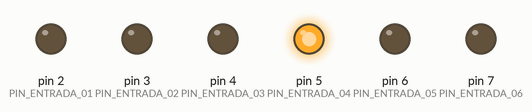
This sketch was run on a simulated Arduino Uno, built with avr-gcc and run on an emulated ATmega328P. On the bench: output pins drawn as LEDs (lit = HIGH). What the sketch prints to the serial monitor is not drawn.

Above: at 0.5 s.
At 1.5 s:
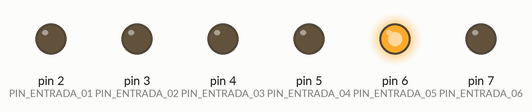
At 2.5 s:
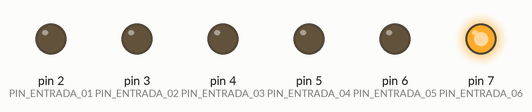
At 3.5 s:
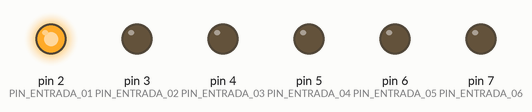
At 4.5 s:
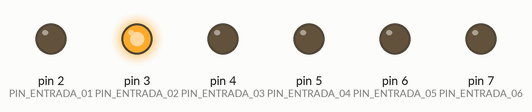
At 5.5 s:
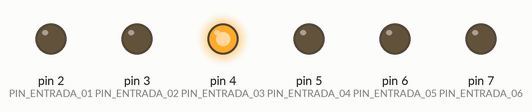
Timing chart, 0 to 7.8 s (numbered marks = the images above):
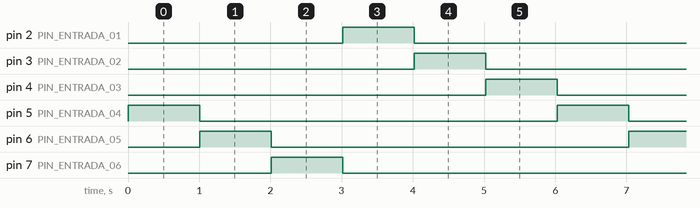

The sketch:

troll-control.ino
```cpp
#include <Adafruit_NeoPixel.h>


// PINES PARA LAS ENTRADAS DIGITALES (DESDE EL "DOMADOR")
// A través de estos pines vienen las señales provenientes
// del "Domador" que indica cuál de las pantallas debe ser
// activada (y por ende su tira led encendida).
// vvvvvvvvvvvvvvvvvvvvvvvvvvvvvvvvvvvvvvvvvvvvvvvvvvvvvvvvvv
#define PIN_ENTRADA_01 2
#define PIN_ENTRADA_02 3
#define PIN_ENTRADA_03 4
#define PIN_ENTRADA_04 5
#define PIN_ENTRADA_05 6
#define PIN_ENTRADA_06 7

int pinActivo = 0;
int duracion = 1000;
long encendido = 0;

void setup() {
  Serial.begin(9600);

  pinMode(PIN_ENTRADA_01, OUTPUT);
  pinMode(PIN_ENTRADA_02, OUTPUT);
  pinMode(PIN_ENTRADA_03, OUTPUT);
  pinMode(PIN_ENTRADA_04, OUTPUT);
  pinMode(PIN_ENTRADA_05, OUTPUT);
  pinMode(PIN_ENTRADA_06, OUTPUT);
}


void loop() {

  // Inicialización
  if (encendido == 0) {
    encendido = millis();
    pinActivo++;
    if (pinActivo > 6) {
      pinActivo = 1;
    }
  }

  // Verificación de tiempo de encendido
  long tiempo = millis();
  if (tiempo - encendido > duracion) {
    encendido = 0;
  }

  // Envío de la señal digital
  digitalWrite(PIN_ENTRADA_01, pinActivo == 1 ? HIGH : LOW);
  digitalWrite(PIN_ENTRADA_02, pinActivo == 2 ? HIGH : LOW);
  digitalWrite(PIN_ENTRADA_03, pinActivo == 3 ? HIGH : LOW);
  digitalWrite(PIN_ENTRADA_04, pinActivo == 4 ? HIGH : LOW);
  digitalWrite(PIN_ENTRADA_05, pinActivo == 5 ? HIGH : LOW);
  digitalWrite(PIN_ENTRADA_06, pinActivo == 6 ? HIGH : LOW);

  Serial.println(pinActivo);
}
```

Measured:
- by itself, pin 2 (PIN_ENTRADA_01), pin 3 (PIN_ENTRADA_02), pin 4 (PIN_ENTRADA_03), pin 5 (PIN_ENTRADA_04), pin 6 (PIN_ENTRADA_05), pin 7 (PIN_ENTRADA_06): alternates HIGH for 1.0 s and LOW for 5.0 s
- by itself, everything shown: repeats every 6.0 s, in 6 steps
